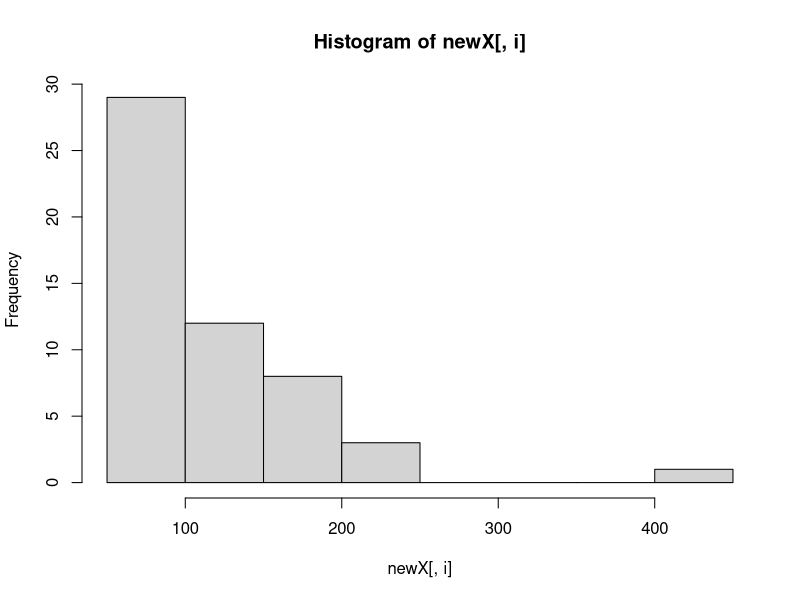
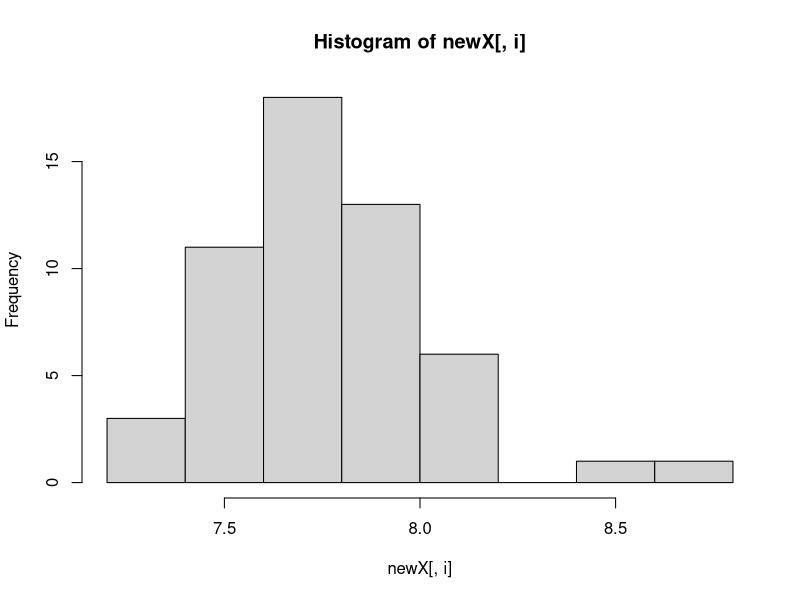
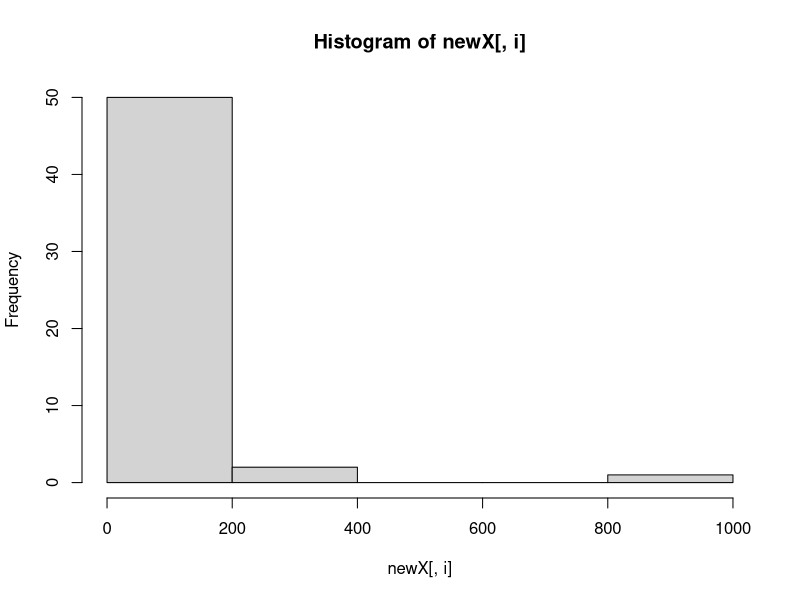
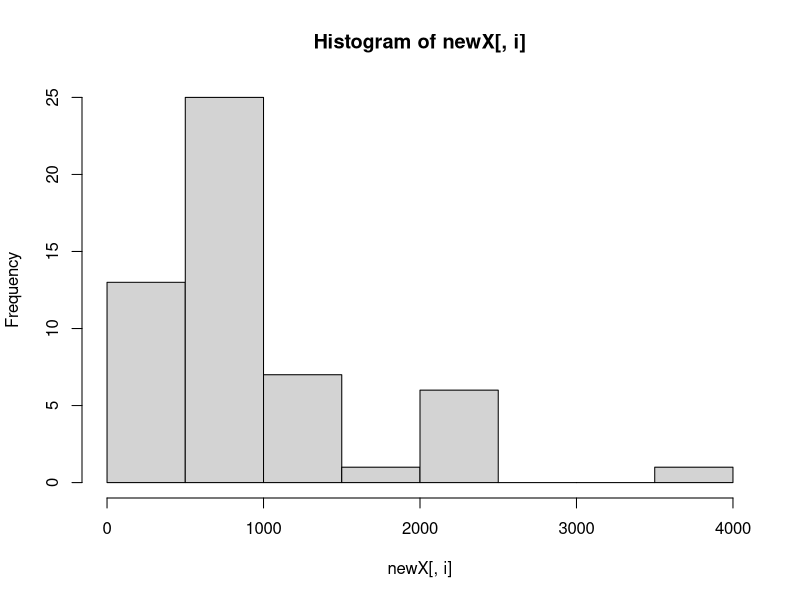
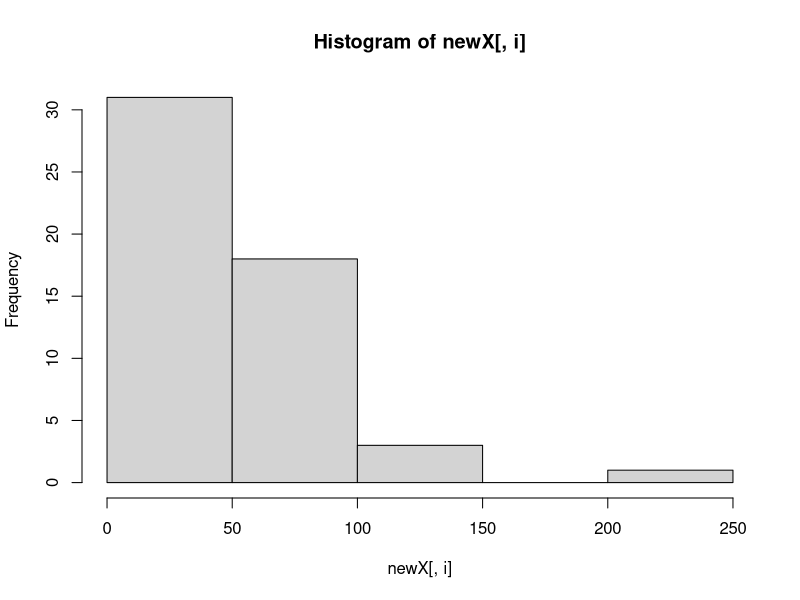
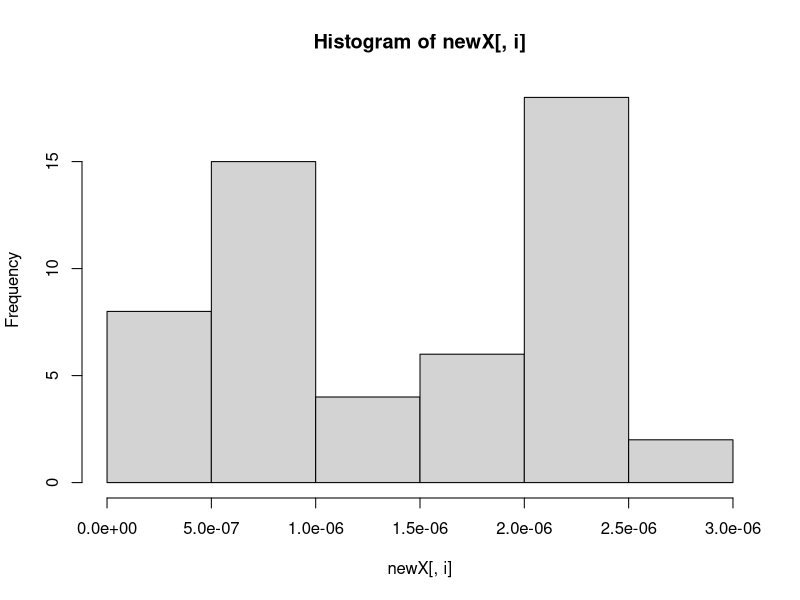
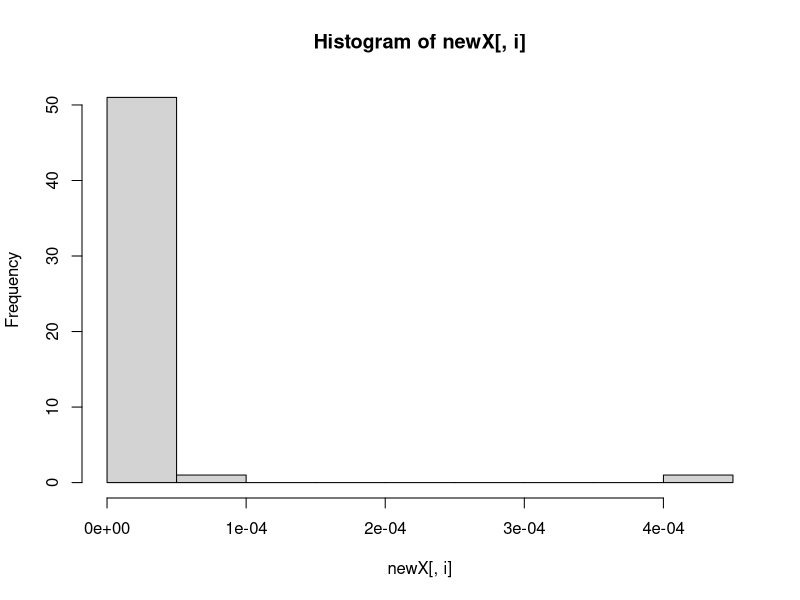
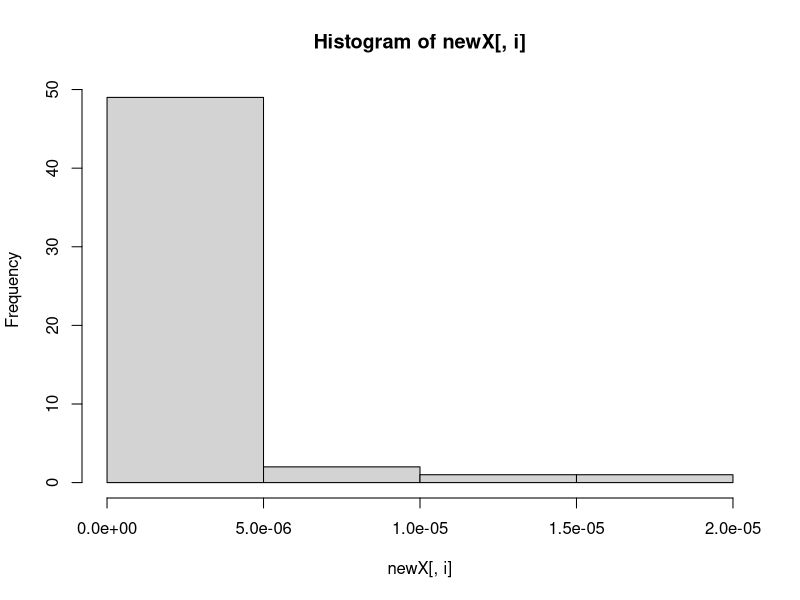

These figures' R source, in order:
## ---- chunk 1
knitr::opts_chunk$set(fig.width=5, fig.height=5, fig.align="center", collapse = TRUE, comment = "##", dev="png")
library(RColorBrewer)
cols = brewer.pal(8, "Set1")

## to use tables
library(knitr)
library(kableExtra)
## ---- chunk 2
library(vegan)
library(shape) # plots nice arrows
setwd("Z:/COURSES/datenanalyse/vu_datenanalyse/unit_3") #set working directory
mara.raw<-read.table(file="data/MaraRiver.txt",header=TRUE) # water chemistry in 54 streams, 3 types of land use
dim(mara.raw)

head(mara.raw)
mara<-mara.raw[,c(4,9:26)] #only select columns of interest

which(is.na(mara), arr.ind=TRUE) #find rows with NAs
mara<-mara[-6,] #delete row with NAs

landuse<-mara$landuse
wc<-mara[,-1]

apply(wc, 2, hist) #check normal distribution
wc[,-2]<-log(wc[,-2]) #log-transform concentration data (not pH)
apply(wc, 2, hist) #check normal distribution

plot(wc) # check potential for PCA by correlation plot

pca<-prcomp(scale(wc),center=F,scale.=F)
pca<-prcomp(wc,center=T,scale.=T)   # equivalent to line above

summary(pca)

pca$sdev # stdevs of PCs (squares are eigenvalues); eigenvalues correspond to the variance of their respective principal component (PC)
eigenvals(pca)==pca$sdev^2

head(scores<-pca$x) # site scores on all PCs

head(scale(wc) %*% pca$rotation) # to manually compute scores from variables and loadings
head(loadings<-pca$rotation) # the variable loadings


# how many axes should be kept?
#there is not the one well-accepted method
#1. visual examination
#looking for a point at which the proportion of variance explained by each subsequent principal component drops off (elbow of scree plot)
screeplot(pca, npcs=length(pca$sdev), type = "lines") # plots eigenvalues vs. principal components (PCs) #
#2 Kaiser-Guttman criterion
# retain PCs with eigenvalues>1, PCs with eigenvalues<1 contain less informatin than one original variable
abline(h=1,col="red")
# eigenvalue of PC5<1
#3. variance explained method: set an "arbitrary" threshold of explained variance (e.g. 70%, 80%, 90%) and choose as many PCs till threshold is reached.
summary(pca)

# -> the first 3-4 PCs seem useful, and just PC1 and PC2 alone are already explaining a lot of overall variance


# for a DISTANCE BIPLOT (focus is on sites, "scaling 1")
# each principal component has variance given by eigenvalue, loadings remain unscaled
str(landuse)
landuse<-as.factor(landuse)
plot(scores[,1:2],asp=1,pch=21, cex=2, bg=landuse) # note asp=1
arrows<-loadings*15 # with extension factor
Arrows(x0=0,y0=0,x1=arrows[,1],y1=arrows[,2],col="darkgreen")
text(x=arrows[,1]*1.2,y=arrows[,2]*1.2,labels=names(wc),cex=0.8)
#text(scores[,1:2], rownames(wc), pos=2)
legend("bottomright", legend=c("Agriculture", "Mixed", "Forest"), pch=21, pt.cex=2, pt.bg=c("black","green","darkred"), cex=1.5)

biplot(pca,scale=0)
# in this plot:
# 1) distances among sites are approximating true Euclidean distances in multivariate space
# 2) angles between arrows do not reflect correlations among variables
# 3) projecting site on descriptor at right angle gives its appr. descriptor value

# for a CORRELATION BIPLOT (focus is on variables, "scaling 2")
# each principal component is weighted by 1/sqrt(eigenvalue), so it has variance 1
var(scores[,1]/pca$sdev[1]) # just demo
plot(scores[,1]/pca$sdev[1],scores[,2]/pca$sdev[2],pch=21,bg=landuse,asp=1)
# loadings are weighted by sqrt(eigenvalues)
arrows<-loadings*matrix(pca$sdev,nrow=nrow(loadings),ncol=ncol(loadings),byrow=TRUE)
arrows<-arrows*2 # choose extension factor
Arrows(x0=0,y0=0,x1=arrows[,1],y1=arrows[,2],col="purple")
# as alternative just compute correlation of scores with original data ("structure coefficients")
(structure<-cor(wc,scores))
structure<-2*structure
Arrows(x0=0,y0=0,x1=structure[,1],y1=structure[,2],col="red")
text(x=arrows[,1]*1.3,y=arrows[,2]*1.2,labels=names(wc),cex=0.7)

biplot(pca,scale=1)
# in this plot
# 1) distances among sites are not approximating true Euclidean distances in multivariate space
# 2) angles between arrows reflect correlations among variables (NOT proximity of arrow heads)
# 3) projecting site on descriptor at right angle gives its appr. descriptor value

# PCA using the rda function from the vegan package
pca2<-rda(X=wc,scale=TRUE)
summary(pca2,scaling=1)
summary(pca2,scaling=2)

layout(matrix(1:2, nrow=1))
biplot(pca2,scaling=1)
biplot(pca2,scaling=2)
# note different scaling factors, but solution remains same


##############################
# some follow-up suggestions #
# test PCA-axes for effect of landuse or stream size (as log(Q)) using ANOVA or ANCOVA
# correlate PCA-axes with other potential "controlling" variables (e.g. canopy cover) to give "meta-dimensions" more meaning
# useful function envfit() to relate additional variables to the ordination space
## ---- chunk 3
zwc<-scale(wc) # must at least be centered even if dimensionally homogeneous!
xmat<-data.frame(logQ=log(mara.raw$Q),logTDN=log(mara.raw$TDN),canopy=mara.raw$canopy)[-6,]

rda<-rda(zwc~logQ+logTDN+canopy,data=xmat) # take care: confusing X and Y argument names

# actual RDA output check
summary(rda)
str(rda)
?cca.object
RsquareAdj(rda) # redundancy statistic (fractional amount of variation of the response data matrix explained by constraints)

# hypothesis tests #
# testing the first axis (global test)
anova(rda)
anova(rda,first=TRUE)

# testing all axes sequentially (preceding axes are taken as constraints)
anova(rda,by="axis",model="direct",perm.max=9999,step=1000)

# testing the individual terms=constraints
anova(rda,by="terms",model="direct",perm.max=9999,step=1000)  # tests terms sequentially, order matters!
anova(rda,by="margin",model="direct",perm.max=9999,step=1000) # tests each term in full model (like drop1() function)

###################
# making triplots #

# again various types of scaling for the plotting step:
# scaling 1 "distance triplot"
# only angles between constraints and responses reflect their correlations (not angles among responses)
# distances among sites reflect their Euclidean distances

# scaling 2 "correlation triplot"
# all angles between constraints and responses reflect correlations 
# distances among sites do not reflect their Euclidean distances

# in both scaling types sites can be projected on constraints and on responses
# factor constraints are shown as centroids instead of arrows, projecting works identical 

# scaling 3 is compromise

# build an RDA scaling type 1 triplot
plot(rda,scaling=1)

(sites<-scores(rda,choices=c(1,2),display="sites",scaling=1)) 

(lcs<-scores(rda,choices=c(1,2),display="lc",scaling=1)) # fitted/constrained site scores

(species<-scores(rda,choices=c(1,2),display="sp",scaling=1)*0.5)

(constraints<-scores(rda,choices=c(1,2),display="bp",scaling=1)*2)

plot(sites,asp=1,pch=21,bg=landuse,ylim=c(-1.5,1.5))
Arrows(x0=0,y0=0,x1=constraints[,1],y1=constraints[,2],lwd=1.5,col="blue")
text(constraints[,1:2]*1.1,label=rownames(constraints),pos=4,cex=0.8,col="blue")

Arrows(x0=0,y0=0,x1=species[,1],y1=species[,2],lwd=1,arr.length=0)
text(species[,1:2]*1.1,label=rownames(species),pos=4,cex=0.6)
## ---- chunk 4
data(varespec) # a R dataset on vegetation
data(varechem) # soil chemistry
head(varespec)
head(varechem)
apply(varespec,1,sum) # approximate 100 (total cover), "absolute" abundance data

# correspondence analysis #
# run a CA just based on the species data (unconstrained!)
vare.ca<-cca(X=varespec) # function also used for CCA, but here only one matrix X is supplied

summary(vare.ca,scaling=1)
# summary(vare.ca,scaling=2)
# again two different types of scaling are possible for biplots

# scaling 1 (distances among sites matter)
# distances among sites approximate their chi^2 distance
# close sites have similar species abundances
# a site, which is near a specific species, has a high contribution of that species 

# scaling 2 (relationships among species matter)
# distances among species approximate their chi^2 distance
# close species have similar abundances across sites
# a species, which is near a specific site, is more likely to be found at that site

plot(vare.ca,scaling=1)
plot(vare.ca,scaling=2)
plot(vare.ca,scaling=3) # a compromise
# for any scaling take care when interpreting species close to origin:
# these are "everywhere" or have optimum right at the origin (i.e., optimum with regard to both axis shown)

# for more controlled plotting
species.scores<-scores(vare.ca,display="species",scaling=2)
site.scores<-scores(vare.ca,display="sites",scaling=2)

plot(site.scores,col="black",pch=21,xlim=c(-2,2),ylim=c(-2,2))
text(species.scores,col="red",label=names(varespec),cex=0.7)

# post-hoc fitting of an environmental variable
names(varechem)
(ef<-envfit(vare.ca,varechem[,12:13],permutations=1999))
plot(ef)

###########################
# canonical correspondence analysis #
vare.cca<-cca(Y=varespec,X=varechem) # note strange terminology of X and Y in vegan (don´t ask)
vare.cca<-cca(varespec~.,varechem) # hypothesis tests need formula interface (don´t ask)

summary(vare.cca,scaling=1)
summary(vare.cca,scaling=2)
# again two different types of scaling are possible for triplots

# hypothesis tests #
# testing the first axis (global test)
anova(vare.cca)
anova(vare.cca,first=TRUE)

# testing all axes sequentially (preceding axes are taken as constraints)
anova(vare.cca,by="axis",model="direct",perm.max=9999,step=1000)

# testing the individual terms=constraints
anova(vare.cca,by="terms",model="direct",perm.max=9999,step=1000)  # tests terms sequentially, order matters!
anova(vare.cca,by="margin",model="direct",perm.max=9999,step=1000) # tests each term in full model (like drop1() function)

# quite a lot of variables in the constraining matrix, maybe selection would be adequate
# --> function ordistep()

###################
# making triplots #

# again various types of scaling for the plotting step:
# scaling 1 "distance triplot"
# sites can be projected on constraints
# sites close to centroid of factor constraint are more likely to possess the specific state (factor level)
# distances among sites reflect their Chi^2 distances

# scaling 2 "correlation triplot"
# species can be projected on constraints (to give their optimum)
# species close to centroid of factor constraint are more likely to be found in the respective sites
# distances among sites do not reflect their Chi^2 distances

# scaling 3 is compromise

plot(vare.cca,scaling=1,display=c("species","sites"))
plot(vare.cca,scaling=1,display=c("species","sites","bp"))
plot(vare.cca,scaling=2)
plot(vare.cca,scaling=3) # a compromise
# for any scaling take care when interpreting species close to origin:
# these are "everywhere" or have optimum right at the origin (i.e., optimum with regard to both axis shown)

# for more controlled plotting compute scores individually

(species<-scores(vare.cca,display="species",scaling=2))

(lcs<-scores(vare.cca,display="lc",scaling=2)) # fitted site scores

(sites<-scores(vare.cca,display="sites",scaling=2)) # unfitted site scores

(constraints<-scores(vare.cca,choices=c(1,2),display="bp",scaling=2))

plot(sites,col="black",pch=21,xlim=c(-2,2),ylim=c(-2,2))
text(species,col="red",label=names(varespec),cex=0.7)
Arrows(x0=0,y0=0,x1=constraints[,1],y1=constraints[,2],lwd=1.5,col="blue")
text(constraints[,1:2]*1.1,label=rownames(constraints),pos=4,cex=0.8,col="blue")
